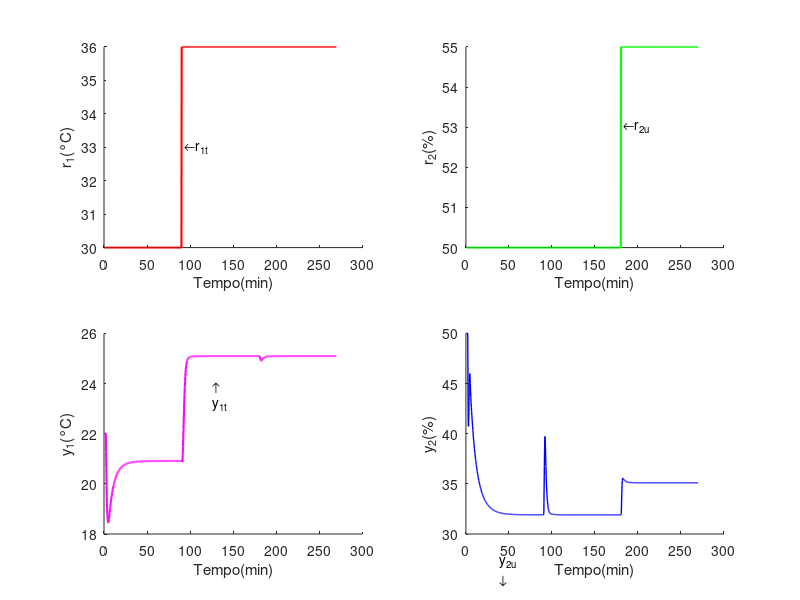

Source code (MATLAB):
% --SCRIPT - IMPLEMENTAR PATAMARES EM SISTEMA TITO --
clear; clc; close all;
qtde_amostras = 900;
T_amost = 18;

%% INICIALIZAÇÕES
u_1t = zeros(1, qtde_amostras);
u_2u = zeros(1, qtde_amostras);
y_11t = zeros(1, qtde_amostras);
y_12u = zeros(1, qtde_amostras);
y_21t = zeros(1, qtde_amostras);
y_22u = zeros(1, qtde_amostras);
y_1t = zeros(1, qtde_amostras);
y_2u = zeros(1, qtde_amostras);
erro1 = zeros(1, qtde_amostras);
erro2 = zeros(1, qtde_amostras);
tempo = zeros(1, qtde_amostras);
r_1t = zeros(1, qtde_amostras);
r_2u = zeros(1, qtde_amostras);

for k = 1:7
    u_1t(k) = 30;
    u_2u(k) = 50;
    y_1t(k) = 22;
    y_2u(k) = 50;
    y_11t(k) = 22;
    y_12u(k) = 0;
    y_21t(k) = 0;
    y_22u(k) = 50;
    tempo(k) = k*T_amost;
    erro1(k) = 0;
    erro2(k) = 0;
    
    % Variáveis de controle do desacoplador inicializadas
    v_1(k) = 0; 
    v_2(k) = 0;
end

%% DEFININDO OS PATAMARES DE CADA ENTRADA
% Entrada 1 - Temperatura
u_1t(8:qtde_amostras/3) = 30; 
u_1t((qtde_amostras/3+1):(2*qtde_amostras/3)) = 36; 
u_1t((2*qtde_amostras/3+1):qtde_amostras) = 36;
% Entrada 2 - Umidade
u_2u(8:qtde_amostras/3) = 50; 
u_2u((qtde_amostras/3+1):(2*qtde_amostras/3)) = 50;
u_2u((2*qtde_amostras/3+1):(qtde_amostras)) = 55;

%% INCLUSÃO DO DESACOPLADOR ESTÁTICO
% Parâmetros do desacoplador (extraídos das F.T. originais)
K11 = 2.89;
K12 = -0.31; % k = 0.1
K21 = -4.22;
K22 = 2.222; % k = 0.1

% Matriz de desacoplamento estático M
% M = [1, -K12/K11; -K21/K22, 1];
% Termos da matriz para cálculo
D_12 = -K12 / K11;
D_21 = -K21 / K22;

%% LOOPS PARA MALHA ABERTA E FECHADA
% (Mantenha o loop de malha aberta como está, ele é para referência)

% MALHA FECHADA COM DESACOPLADOR
% Note que estamos usando os erros diretamente, sem controlador PID ainda.
for k = 8:qtde_amostras
    % 1. Calcula o erro
    erro1(k) = u_1t(k) - y_1t(k-1);
    erro2(k) = u_2u(k) - y_2u(k-1);
    
    % 2. Aplica o desacoplador estático nos erros
    % As novas variáveis de controle v1 e v2 são calculadas a partir dos erros
    v_1(k) = erro1(k) + D_12 * erro2(k);
    v_2(k) = D_21 * erro1(k) + erro2(k);
    
    % 3. Insere as novas variáveis de controle (v) no sistema, no lugar do erro.
    % As equações de diferença agora usam v_1 e v_2
    y_11t(k) = 0.9678 * y_11t(k-1) + 0.08796 * v_1(k-4) + 0.00509 * v_1(k-5);
    y_12u(k) = 0.9331 * y_12u(k-1) - 0.003556 * v_2(k-3) - 0.01718 * v_2(k-4);
    
    y_21t(k) = 0.9676 * y_21t(k-1) - 0.1294 * v_1(k-6) - 0.007485 * v_1(k-7);
    y_22u(k) = 0.9048 * y_22u(k-1) + 0.02455 * v_2(k-1) + 0.1869 * v_2(k-2);
    
    % 4. Calcula as saídas
    y_1t(k) = y_11t(k) + y_12u(k);
    y_2u(k) = y_21t(k) + y_22u(k);
    
    tempo(k) = k * T_amost;
end

%% PLOTAGEM DE GRÁFICOS

%MALHA FECHADA 
figure(1)

% Primeiro subplot – Saída y_1
subplot(2,2,1) 
hold on
plot(tempo/60, u_1t,'r', 'LineWidth', 1.5)
% plot(tempo/60, u_2u, 'g:', 'LineWidth', 1.5)
% plot(tempo/60, y_1mft,'m', 'LineWidth', 1)
% plot(tempo/60, erro1,'b', 'LineWidth', 1)
% legend('Entrada 1 - u_{1}');%, 'Erro 1 - e_{1MF}');
% title('Resposta da Saída 1 em Malha Fechada - y_{1MF}')
ylabel('r_{1}(°C)');
xlabel('Tempo(min)');
text((310*T_amost/60),33,'\leftarrowr_{1t}');
hold off

%------------
subplot(2,2,2) 
hold on
% plot(tempo/60, u_1t,'r--', 'LineWidth', 1)
plot(tempo/60, u_2u, 'g', 'LineWidth', 1.5)
% plot(tempo/60, y_1mft,'m', 'LineWidth', 1)
% plot(tempo/60, erro1,'b', 'LineWidth', 1)
% legend('Entrada 1 - u_{1}', 'Entrada 2 - u_{2}','Saída 1 - y_{1MF}');%, 'Erro 1 - e_{1MF}');
% title('Resposta da Saída 1 em Malha Fechada - y_{1MF}')
ylabel('r_{2}(%)');
xlabel('Tempo(min)');
text((610*T_amost/60),53,'\leftarrowr_{2u}');
hold off
%-------------------
subplot(2,2,3) 
hold on
% plot(tempo/60, u_1t,'r--', 'LineWidth', 1)
% plot(tempo/60, u_2u, 'g', 'LineWidth', 1.5)
plot(tempo/60, y_1t,'m', 'LineWidth', 1.5)
% plot(tempo/60, erro1,'b', 'LineWidth', 1)
% legend('Entrada 1 - u_{1}', 'Entrada 2 - u_{2}','Saída 1 - y_{1MF}');%, 'Erro 1 - e_{1MF}');
% title('Resposta da Saída 1 em Malha Fechada - y_{1MF}')
ylabel('y_{1}(°C)');
xlabel('Tempo(min)');
text((410*T_amost/60),23.5,{' \uparrow ', ' y_{1t}'});
hold off
% Segundo subplot – Saída y_2
subplot(2,2,4)
hold on
% plot(tempo/60, u_1t,'r--', 'LineWidth', 1)
% plot(tempo/60, u_2u, 'g:', 'LineWidth', 1.5)
plot(tempo/60, y_2u,'b', 'LineWidth', 1)
%plot(tempo/60, erro2,'b', 'LineWidth', 1)
% legend('Entrada 1 - u_{1}', 'Entrada 2 - u_{2}','Saída 2 - y_{2MF}');%,'Erro 2 - e_{2MF}');
% title('Resposta da Saída 2 em Malha Fechada - y_{2MF}')
text((120*T_amost/60),26.3,{' y_{2u}',' \downarrow '});
ylabel('y_{2}(%)');
xlabel('Tempo(min)');
hold off
